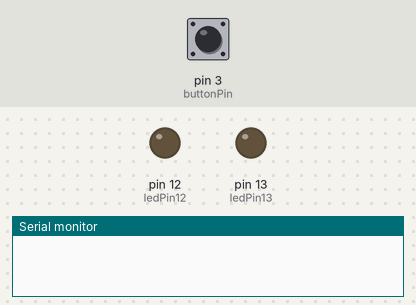
Bench run of a sketch on a simulated Arduino Uno, built with avr-gcc and run on an emulated ATmega328P. Parts: output pins drawn as LEDs (lit = HIGH), the last lines printed to the serial monitor. Dashed ring = blinking. The inputs (shaded band) are chosen by the test bench; at power-on: pin 3 (buttonPin) LOW.

Above: at 1.2 s.
1.3 s: pin 3 (buttonPin) pulled HIGH for 0.15 s
At 1.5 s:
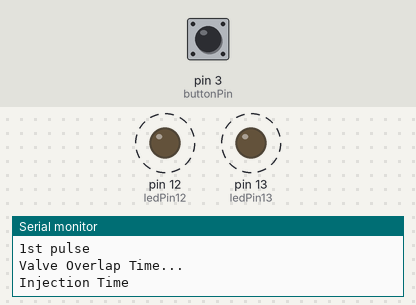
Timing chart, 0 to 10.3 s (numbered marks = the images above; inputs shaded):
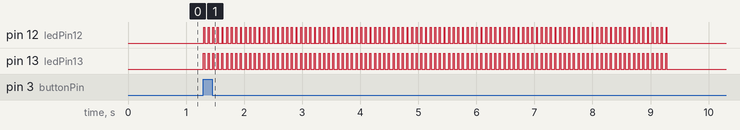

Measured:
- after the input at 1.3 s, pin 12 (ledPin12), pin 13 (ledPin13): alternates HIGH for 0.02 s and LOW for 0.06 s, 202 changes in all, then stays LOW, starting at once

The sketch:

test_cycle.ino
```cpp
// Note:
// Test cycle code is used for measuring the fuel injection amount
// for a ON Time. It means to measure Fuel Injection rate (volume/s) in
// steady state condition (Engine off).


// In this code proximity sensory input is used as a switch to on/off the
// experiment.

const int buttonPin = 3;     // the number of the TDC_Input pin
const int ledPin13 =  13;      // the number of the LED pin
const int ledPin12 =  12;      // the number of the LED pin
int buttonState = 0;         // variable for reading the TDC_Input status
int n =0;

void setup() {

  Serial.begin(9600);

  // initialize the LED pin as an output:
  pinMode(ledPin13, OUTPUT);
  pinMode(ledPin12, OUTPUT);

  // initialize the TDC_Input pin as an input:
  pinMode(buttonPin, INPUT);

}

void loop()
{
    // read the state of the TDC_Input value:
    int buttonState = digitalRead(buttonPin);

    if ( buttonState == HIGH )
    {
        for (int i=0; i <= 100; i++)
        {
            Serial.println("1st pulse");
            // Put delay for First revolution
            // delay(40)
            // First revolution completed.

            // Indicate 2nd Revolution
            digitalWrite(ledPin13, HIGH);
            digitalWrite(ledPin12, LOW);

            Serial.println("Valve Overlap Time...");
            delayMicroseconds(2200);

            // Injecting in second revolution
            digitalWrite(ledPin12, HIGH);
            Serial.println("Injection Time");

            // Put the ON Time
            delay(15);

            digitalWrite(ledPin13, LOW);
            digitalWrite(ledPin12, LOW);

            // Delay need to be provide for OFF Time for Average Engine cycle
            // time 80 ms. 2.2 ms is for valve overlap time. 15 ms is ON Time.
            delay(80-2.2-15);
        }
    }
    else
    {
        // Nothing to do
    }
}
```
